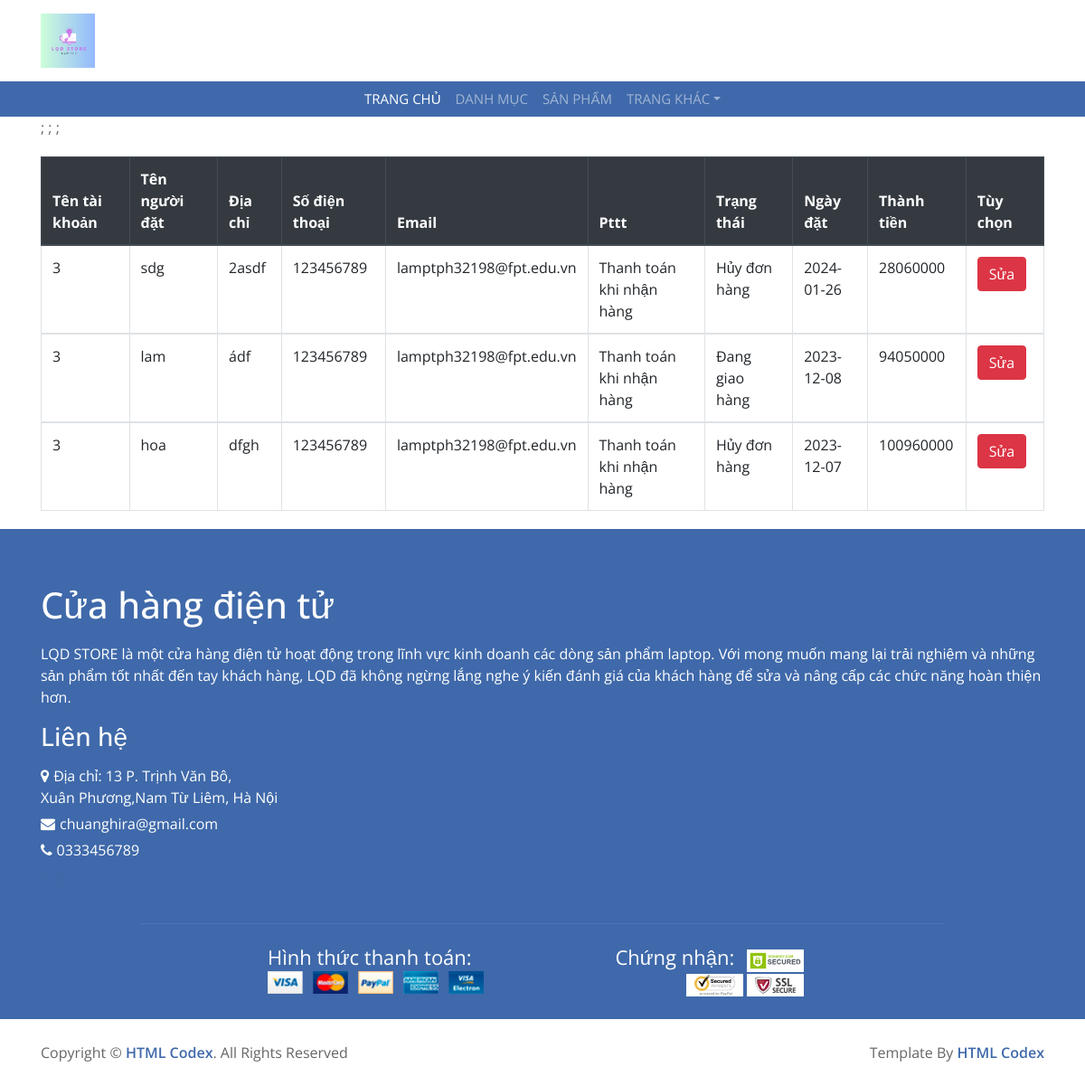
The page /admin/index.php?act=listdh on the database its author committed.
### tables this page shows
CREATE TABLE `bill` (
  `id` int(11) NOT NULL,
  `id_user` int(11) NOT NULL,
  `bill_name` varchar(50) NOT NULL,
  `bill_diachi` varchar(255) NOT NULL,
  `bill_sdt` int(10) NOT NULL,
  `bill_email` varchar(225) NOT NULL,
  `id_pttt` int(11) NOT NULL DEFAULT 1,
  `id_trangthai` int(11) NOT NULL DEFAULT 1,
  `ngaydathang` date NOT NULL,
  `total` int(11) NOT NULL
);

CREATE TABLE `trangthaidh` (
  `idtrangthai` int(11) NOT NULL,
  `trangthai` varchar(255) NOT NULL,
  `is_delete` int(11) NOT NULL DEFAULT 1
);

### model/pdo.php (called while the page is built, shortened)
<?php
function pdo_get_connection(){
    $dburl = "mysql:host=localhost;dbname=duan1;charset=utf8";
    $username = 'root';
    $password = '';
    $conn = new PDO($dburl, $username, $password);
    $conn -> setAttribute(PDO::ATTR_ERRMODE, PDO::ERRMODE_EXCEPTION);
    return $conn;
}
function pdo_query($sql){
    $sql_args = array_slice(func_get_args(),1);
    try {
        $conn = pdo_get_connection();
        $stmt = $conn->prepare($sql);
        $stmt -> execute($sql_args);
        $rows = $stmt->fetchAll();
        return $rows;
    } catch (PDOException $e) {
        throw $e;
    }
    finally{
        unset($conn);
    }
}
?>

### model/donhang.php (called while the page is built, shortened)
<?php
    function loadall_donhang(){
        $sql="select * from bill join trangthaidh on bill.id_trangthai=trangthaidh.idtrangthai order by id desc";
            $listdonhang=pdo_query($sql);
            return $listdonhang;
    }
?>

### admin/donhang/list.php (the view, shortened to what this page needs)
<div class="container">
                <div class="row">
                    <div class="col-md-12">
                        <div class="table-responsive">
                            <table class="table table-bordered adm">
                                <thead class="thead-dark ">
                                    <tr>
                                        <th>Tên tài khoản</th>
                                        <th>Tên người đặt</th>
                                        <th>Địa chỉ</th>
                                        <th>Số điện thoại</th>
                                        <th>Email</th>
                                        <th>Pttt</th>
                                        <th>Trạng thái</th>
                                        <th>Ngày đặt</th>
                                        <th>Thành tiền</th>
                                        <th>Tùy chọn</th>
                                    </tr>
                                </thead>
                                <?php
                                foreach($listdonhang as $bill){
                                    extract($bill);
                                 ?>
                                <tbody class="align-middle">
                                    <tr>
                                        <td><?php echo $id_user?></td>
                                        <td><?php echo $bill_name?></td>
                                        <td><?php echo $bill_diachi?></td>
                                        <td><?php echo $bill_sdt?></td>
                                        <td><?php echo $bill_email?></td>
                                        <td>
                                            <?php
                                        switch($id_pttt){
                                            case '1':
                                                $txtmess="Thanh toán khi nhận hàng";
                                            break;
                                        }
                                        echo $txtmess;
                                        ?></td>
                                        <td><?php echo $trangthai?> </td>
                                        <td><?php echo $ngaydathang?> </td>
                                        <td><?php echo $total?> </td>
                                        <td><a href="index.php?act=suabill&id=<?php echo $id ?> " ><input type="button" value="Sửa" class="btn btn-danger"></a></td>
                                    </tr>
                                </tbody>;
                               <?php }
                                ?>
                            </table>
                        </div>
                    </div>
                </div>
                </div>

### css/style.css (style rules this page uses)
body { color: #666666; font-family: 'Open Sans', sans-serif; font-weight: 400; background: #ffffff; }
a { color: #3F69AA; transition: 0.5s; }
.adm { margin-top: 20px; margin-bottom: 20px; }

### rows shown on the page
bill: id_user "3", bill_name "sdg", bill_diachi "2asdf", bill_sdt "123456789", bill_email "lamptph32198@fpt.edu.vn", id_pttt "Thanh toán khi nhận hàng", id_trangthai.trangthai "Hủy đơn hàng", ngaydathang "2024-01-26", total "28060000"
bill: id_user "3", bill_name "lam", bill_diachi "ádf", bill_sdt "123456789", bill_email "lamptph32198@fpt.edu.vn", id_pttt "Thanh toán khi nhận hàng", id_trangthai.trangthai "Đang giao hàng", ngaydathang "2023-12-08", total "94050000"
bill: id_user "3", bill_name "hoa", bill_diachi "dfgh", bill_sdt "123456789", bill_email "lamptph32198@fpt.edu.vn", id_pttt "Thanh toán khi nhận hàng", id_trangthai.trangthai "Hủy đơn hàng", ngaydathang "2023-12-07", total "100960000"
